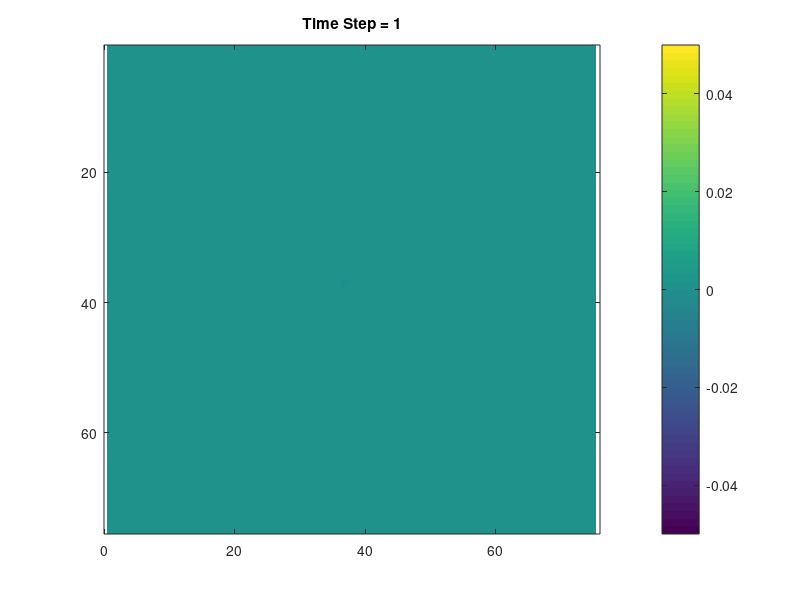

Source code (MATLAB): (Note: this script raises an error after producing the figure.)
clc;
close all;
clear;
t = 250



%grid parameters
Nx = 75; Ny = 75; 


%const
wavelength = 4e-9;   %500nm
da = wavelength/20; 
mu = pi*4e-7;
e0 = 8.85e-12;

E0 = 1.0;
x0 = 70; y0 = 70;
c0 = 1 / sqrt(e0 * mu); % Speed of light in vacuum
c =sqrt(1/mu/e0);

dt = 0.1/c*((1/da)^2+(1/da)^2)^-0.5; %Stability Conditions
dt = (da / (c0 * sqrt(2)))*0.9 ;


%double the size because the yee grid is staggered
Nx2 = 2*Nx;
Ny2 = 2*Ny;

NPML = [0 20 20 20];

sigx = zeros(Nx2,Ny2);
for nx = 1 : 2*NPML(1)
nx1 = 2*NPML(1) - nx + 1;
sigx(nx1,:) = (0.5*e0/dt)*(nx/2/NPML(1))^3;
end
for nx = 1 : 2*NPML(2)
nx1 = Nx2 - 2*NPML(2) + nx;
sigx(nx1,:) = (0.5*e0/dt)*(nx/2/NPML(2))^3;
end
sigy = zeros(Nx2,Ny2);
for ny = 1 : 2*NPML(3)
ny1 = 2*NPML(3) - ny + 1;
sigy(:,ny1) = (0.5*e0/dt)*(ny/2/NPML(3))^3;
end
for ny = 1 : 2*NPML(4)
ny1 = Ny2 - 2*NPML(4) + ny;
sigy(:,ny1) = (0.5*e0/dt)*(ny/2/NPML(4))^3;
end




%% Calculating Update Coefficients

% Interpolate conductivities onto the 1x Yee grid locations


% Assume free space: URxx=1, URyy=1, EPSrxx=1, EPSryy=1
URxx = 1.0; URyy = 1.0;  EPSrzz=1.0; % Relative Permeability/Permittivity

sigHx = sigx(1:2:Nx2,2:2:Ny2);
sigHy = sigy(1:2:Nx2,2:2:Ny2);
mHx0 = (1/dt) + sigHy/(2*e0);
mHx1 = ((1/dt) - sigHy/(2*e0))./mHx0;
mHx2 = - c0./URxx./mHx0;
mHx3 = - (c0*dt/e0) * sigHx./URxx ./ mHx0;


sigHx = sigx(2:2:Nx2,1:2:Ny2);
sigHy = sigy(2:2:Nx2,1:2:Ny2);
mHy0 = (1/dt) + sigHx/(2*e0);
mHy1 = ((1/dt) - sigHx/(2*e0))./mHy0;
mHy2 = - c0./URyy./mHy0;
mHy3 = - (c0*dt/e0) * sigHy./URyy ./ mHy0;


sigDx = sigx(1:2:Nx2,1:2:Ny2);
sigDy = sigy(1:2:Nx2,1:2:Ny2);
mDz0 = (1/dt) + (sigDx + sigDy)/(2*e0) + sigDx.*sigDy*(dt/4/e0^2);
mDz1 = (1/dt) - (sigDx + sigDy)/(2*e0) - sigDx.*sigDy*(dt/4/e0^2);
mDz1 = mDz1 ./ mDz0;
mDz2 = c0./mDz0;
mDz4 = - (dt/e0^2)*sigDx.*sigDy./mDz0;


mEz1 = 1/EPSrzz;
% initialize fields
Hx = zeros(Nx, Ny);
Hy = zeros(Nx, Ny);
Dz = zeros(Nx, Ny);
Ez = zeros(Nx,Ny);


%initalize curl arrays
CEx = zeros(Nx, Ny); % Stores (Ez(i,j+1)-Ez(i,j))/da
CEy = zeros(Nx, Ny); % Stores (Ez(i+1,j)-Ez(i,j))/da
CHz = zeros(Nx,Ny); % Stores (dHy/dx - dHx/dy)

% initalize integration arrays (Auxiliary fields for PML)
ICEx = zeros(Nx, Ny);
ICEy = zeros(Nx, Ny);
IDz = zeros(Nx, Ny); % Initialize auxiliary field for Dz update if using mDz3 term

dHy_dx = zeros(Nx,Ny);
dHx_dy = zeros(Nx,Ny);


% Source Parameters (for injection)

source_x=fix(Nx/2); 
source_y=fix(Ny/2); 
source_t0=40.0;
source_spread=7.0; 



%graph init
h_fig = figure;
ax = axes(h_fig);
im = imagesc(ax, Ez);
caxis(ax, [-0.05 0.05]);
colorbar;
axis equal tight;


%% Main loop



for n = 1:t
   % --- Update H field (using E and I fields from previous step) ---

   %compute curl of E
    CEx(:, 1:Ny-1) = (Ez(:, 2:Ny) - Ez(:, 1:Ny-1)) / da;
  % CEx(:, 1:Ny-1) = (Ez(:, 2:Ny) - Ez(:, 1:Ny-1)) / da;
    CEy(1:Nx-1, :) = -(Ez(2:Nx, :) - Ez(1:Nx-1, :)) / da;

   %update h integration
    ICEx = ICEx + CEx;
    ICEy = ICEy + CEy;

    %Update H Field
    Hx = mHx1 .* Hx + mHx2 .* CEx + mHx3 .* ICEx;
    Hy = mHy1 .* Hy + mHy2 .* CEy + mHy3 .* ICEy; % Note the '+' sign for mHy2 term

    % --- Update E field (using H and I fields from current step) ---
    
   
%compute Curl of H
    dHy_dx(2:Nx, :) = (Hy(2:Nx, :) - Hy(1:Nx-1, :))/da;
    dHx_dy(:, 2:Ny) = (Hx(:, 2:Ny) - Hx(:, 1:Nx-1))/da;
    CHz = dHy_dx - dHx_dy;
            

source_pulse=-2.0*((source_t0-n)./source_spread).*exp(-1.*((source_t0-n)./source_spread)^2);
    Dz = (mDz1 .* Dz + mDz2 .* CHz + mDz4 .* IDz); % Applying formula from slide 4 with integrated IDz
    Dz(source_x,source_y) = Dz(source_x,source_y)+source_pulse;
    % --- Inject Source ---

    % Update Ez Field from Dz

    Ez = mEz1.*Dz;
   

    % --- Visualization ---
 set(im, 'CData', Ez);
    title(ax, ['Time Step = ', num2str(n)]);
    
    % Append frame to GIF
   % exportgraphics(h_fig, 'wave_simulation2.gif', 'Append', true);
    

 c = colorbar;
 vis_limit =0.05; 
c.Limits = [-vis_limit vis_limit]; % Use renamed vis_limit
caxis([-vis_limit vis_limit]); % Use renamed vis_limit
 pause(0.02);

end
